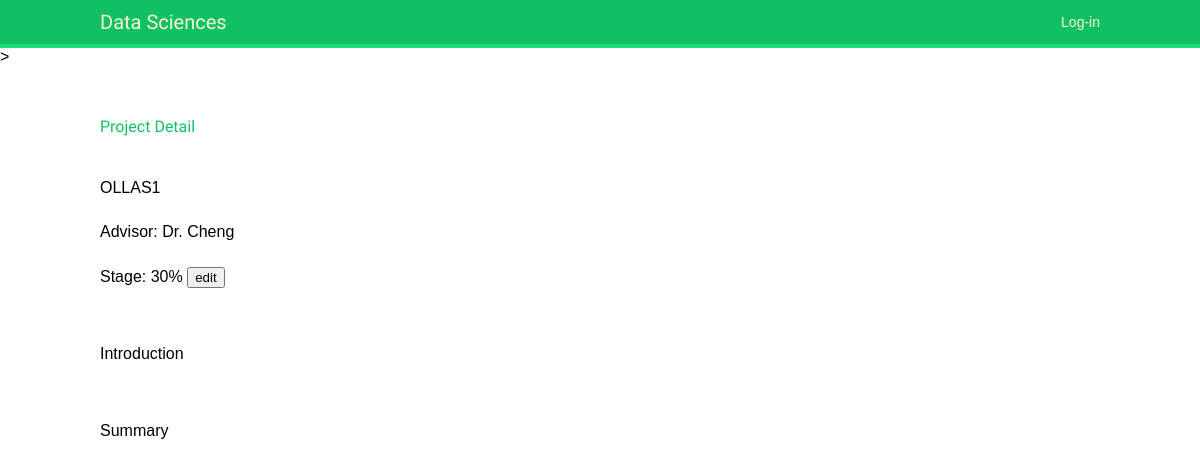
The page /student_access/detail/5 on the database its author committed.
### student_access/models.py (models this page shows, shortened)
class Project(models.Model):
    name = models.CharField(max_length=50)
    advisor = models.CharField(max_length=200)
    stage = models.CharField(max_length=50)
    description = models.TextField(blank=True)
    note = models.TextField(blank=True)

### student_access/views.py (the view, shortened to what this page needs)
def detail(request, pk, template_name='student_access/detail.html'):
    project = get_object_or_404(Project, pk=pk)
    return render(request, template_name, locals())

### student_access/templates/student_access/detail.html (shortened to what this page needs)
{% extends "base.html" %}
{% block content %}
<h4><a href="{% url 'student_access:sa_list' %}">Project Detail</a></h4>
<form method="post">{% csrf_token %}
	<p>
		<span class="text">{{project.name}}</span>
	</p>
	<p>
		Advisor:
		<span class="text">{{project.advisor}} </span>
	</p>
	<p>
		Stage:
		<span class="text">{{project.stage}} <button type="button" class="edit">edit</button></span>
	</p>
	<p>
		<p>Introduction</p>
	</p>
	<p>
		<p>Summary</p>
	</p>
</form>
{% endblock %}

### student_access/static/css/base.css (style rules this page uses)
body { margin:0; padding:0; font-family:helvetica, sans-serif; }
p { line-height: 1.8; }
a { color:#12c064; text-decoration:none; }
h1, h2, h3, h4, h5 , h6 { font-family: 'Muli', sans-serif; font-weight:normal; }
form { overflow:auto; }
form p { width:100%; overflow:auto; }

### rows shown on the page
Project: name "OLLAS1", advisor "Dr. Cheng", stage "30%"
